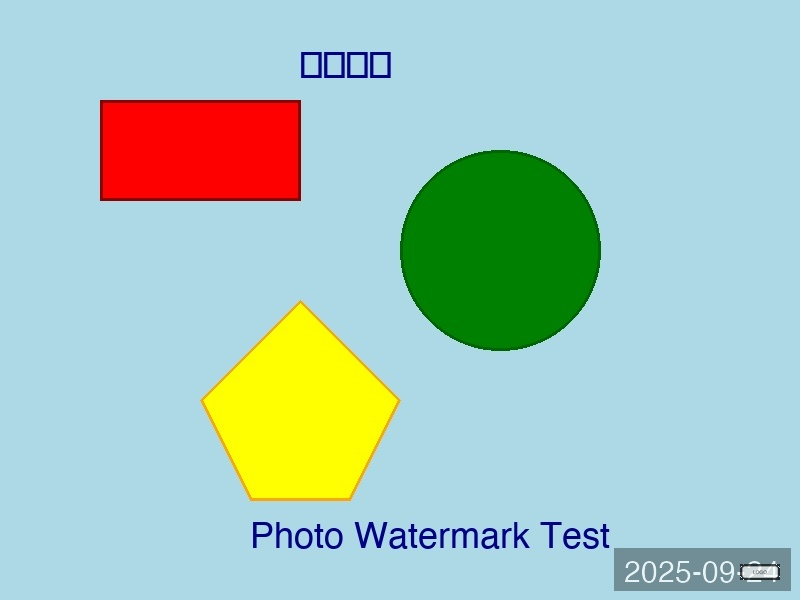
#> input picture test_image_watermark.jpg, 800 x 600 px; its folder holds only this picture in this run
$ python -i watermark_gui_modern.py   (imports and definitions only)
#> lines starting #> are read from the running program, lines starting #| are printed output that depends on the picture
#!/usr/bin/env python3
# -*- coding: utf-8 -*-
"""
PhotoWatermark Modern GUI - 现代化拖拽界面版本
支持拖拽、文件选择器和批量导入的现代化GUI界面

Version: 4.0.0
Release Date: 2025-01-25
"""

__version__ = "4.0.0"
__author__ = "PhotoWatermark Team"
__license__ = "MIT"

import os
import sys
import json
import tkinter as tk
from tkinter import ttk, filedialog, messagebox, colorchooser
import tkinter.simpledialog
from pathlib import Path
import threading
from PIL import Image, ImageTk, ImageDraw, ImageFont
from typing import List, Dict, Optional, Tuple
import logging
from tkinterdnd2 import DND_FILES, TkinterDnD

# 配置日志
# [1 line not run here, left out]
logger = logging.getLogger(__name__)

# 导入现有模块
try:
    from photo_watermark import PhotoWatermark
    from template_manager import TemplateManager
except ImportError as e:
    logger.error(f"Failed to import required modules: {e}")
    sys.exit(1)


class ModernPhotoWatermarkGUI:
    """现代化的PhotoWatermark GUI应用"""

    def __init__(self):
        # 初始化TkinterDnD
        self.root = TkinterDnD.Tk()
        self.root.title(f"PhotoWatermark v{__version__} - 现代化拖拽界面")
        self.root.geometry("1200x800")
        self.root.minsize(800, 600)
        self.root.protocol("WM_DELETE_WINDOW", self.on_closing)

        # 设置图标和样式
        self.setup_styles()

        # 初始化变量
        self.image_items = []
        self.current_image_index = 0
        self.output_directory = tk.StringVar(value=str(Path.home() / "Desktop" / "Watermarked"))

        # 水印配置
        self.watermark_config = {
            'text': tk.StringVar(value="Sample Watermark"),
            'font_size': tk.IntVar(value=30),
            'font_family': tk.StringVar(value="Arial"),
            'color': tk.StringVar(value="#FFFFFF"),
            'opacity': tk.IntVar(value=80),
            'position': tk.StringVar(value="bottom-right"),
            'offset_x': tk.IntVar(value=20),
            'offset_y': tk.IntVar(value=20),
            'rotation': tk.IntVar(value=0),
            'image_path': tk.StringVar(value=""),
            'image_scale': tk.DoubleVar(value=1.0),
            'image_opacity': tk.IntVar(value=80),
            'output_format': tk.StringVar(value="JPEG"),
            'jpeg_quality': tk.IntVar(value=95)
        }

        # 拖拽相关变量
        self.dragging = False
        self.drag_start_x = 0
        self.drag_start_y = 0
        self.preview_scale = 1.0
        self.preview_offset_x = 0
        self.preview_offset_y = 0
        self.watermark_items = []  # 存储画布上的水印元素

        # 初始化组件
        self.photo_watermark = PhotoWatermark()
        self.template_manager = TemplateManager()

        # 创建界面
        self.create_widgets()
        self.bind_events()

        # 状态变量
        self.processing = False

    # [1278 lines left out: functions setup_styles, create_widgets, create_image_area, create_drop_zone, create_image_list, create_preview_area and 48 more, not called in this run]

    def run(self):
        """运行应用"""
        self.root.mainloop()


# [8 lines left out: function main, not called in this run]


# [2 lines not run here, left out]

>>> import cv2
>>> picture = cv2.imread('test_image_watermark.jpg', cv2.IMREAD_GRAYSCALE)
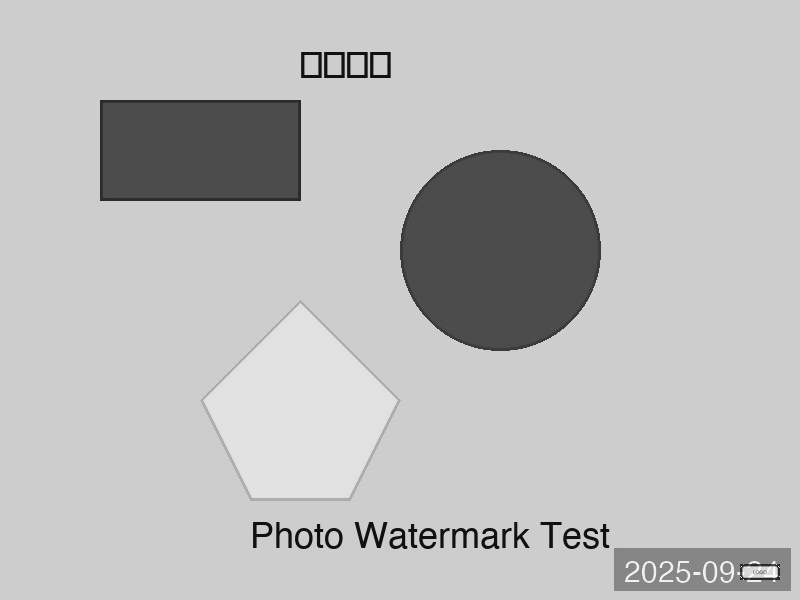
#> picture: shape (600, 800); min 10, max 254, mean 189.3
#> (the run stopped early here; a loop or call above may not have finished)
